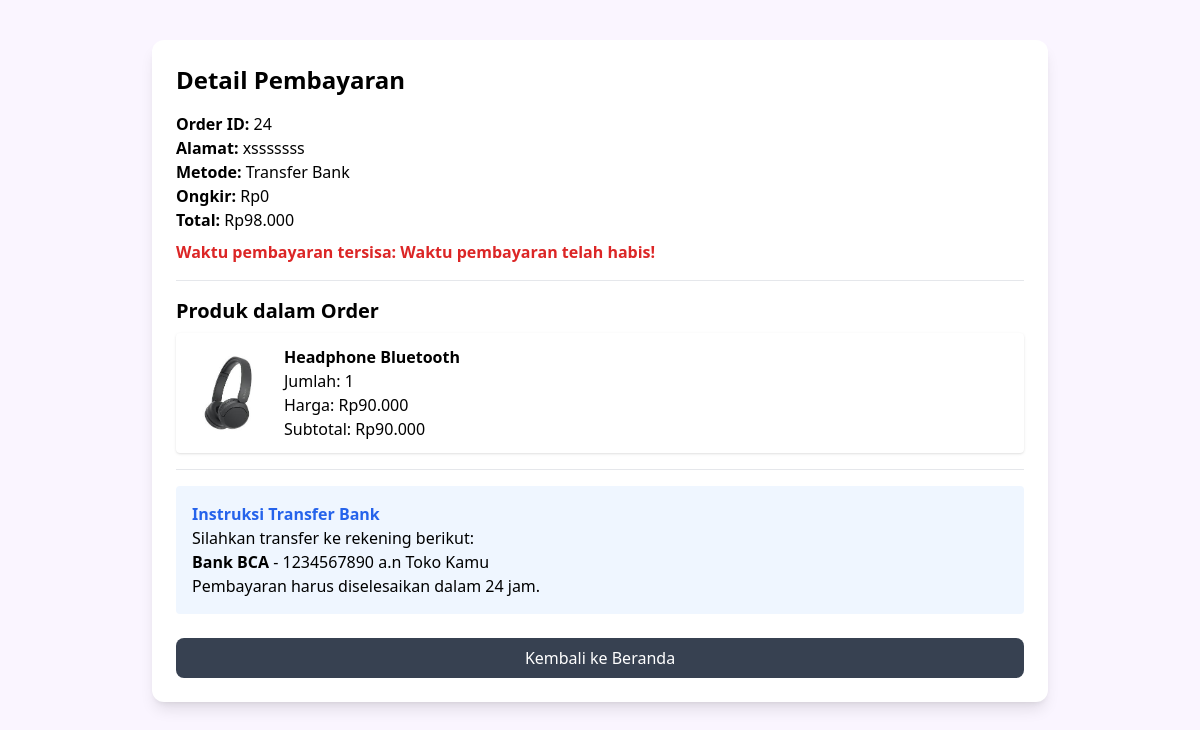
The page /payment_detail.php?order_id=24 (signed in) on the database its author committed.
### tables this page shows
CREATE TABLE `orders` (
  `id` int(11) NOT NULL,
  `user_id` int(11) NOT NULL,
  `username` varchar(100) DEFAULT NULL,
  `nama_penerima` varchar(100) DEFAULT NULL,
  `hp_penerima` varchar(20) DEFAULT NULL,
  `alamat_penerima` text DEFAULT NULL,
  `kota_toko` varchar(100) DEFAULT NULL,
  `kota_tujuan` varchar(100) DEFAULT NULL,
  `ongkir` int(11) DEFAULT 0,
  `total_akhir` int(11) DEFAULT 0,
  `metode` varchar(50) DEFAULT NULL,
  `status` varchar(50) DEFAULT 'pending',
  `created_at` timestamp NOT NULL DEFAULT current_timestamp(),
  `total_belanja` int(11) NOT NULL DEFAULT 0
);

CREATE TABLE `order_items` (
  `id` int(11) NOT NULL,
  `order_id` int(11) DEFAULT NULL,
  `product_id` int(11) DEFAULT NULL,
  `qty` int(11) NOT NULL,
  `price` int(11) DEFAULT NULL
);

CREATE TABLE `products` (
  `id` int(11) NOT NULL,
  `category_id` int(11) DEFAULT NULL,
  `name` varchar(150) DEFAULT NULL,
  `price` int(11) DEFAULT NULL,
  `promo_price` int(11) DEFAULT NULL,
  `description` text DEFAULT NULL,
  `image` varchar(255) DEFAULT NULL,
  `is_promo` tinyint(1) NOT NULL DEFAULT 0,
  `category` varchar(100) NOT NULL,
  `store_area` varchar(100) DEFAULT 'Depok'
);

### payment_detail.php (the view, shortened to what this page needs)
<?php
include 'config.php';
$order_id = intval($_GET['order_id'] ?? 0);
$order_q = mysqli_query($conn, "SELECT * FROM orders WHERE id=$order_id AND user_id={$_SESSION['user_id']}");
$order = mysqli_fetch_assoc($order_q);
$items_q = mysqli_query($conn, "
    SELECT oi.qty, oi.price, p.name, p.image
    FROM order_items oi
    JOIN products p ON oi.product_id = p.id
    WHERE oi.order_id = $order_id
");
?>
<!DOCTYPE html>
<html lang="id">
<head>
<script src="https://cdn.tailwindcss.com"></script>
</head>
<body class="bg-purple-50 min-h-screen">
<div class="max-w-4xl mx-auto mt-10 p-6 bg-white rounded-xl shadow-lg">
<h1 class="text-2xl font-bold text-ugpurple mb-4">Detail Pembayaran</h1>
<p><strong>Order ID:</strong> <?= $order['id']; ?></p>
<p><strong>Alamat:</strong> <?= $order['alamat_penerima']; ?></p>
<p><strong>Metode:</strong> <?= $order['metode']; ?></p>
<p><strong>Ongkir:</strong> Rp<?= number_format($order['ongkir'],0,',','.'); ?></p>
<p><strong>Total:</strong> Rp<?= number_format($order['total_akhir'],0,',','.'); ?></p>
<p class="text-red-600 font-semibold mt-2">
    Waktu pembayaran tersisa: <span id="countdown"></span>
</p>
<hr class="my-4">
<h2 class="text-xl font-bold mb-2">Produk dalam Order</h2>
<?php while($item = mysqli_fetch_assoc($items_q)): ?>
<div class="flex items-center mb-3 bg-white shadow rounded p-3">
    <img src="assets/img/<?= $item['image'] ?>" class="w-20 h-20 object-cover rounded mr-4">
    <div class="flex-1">
        <p class="font-semibold"><?= $item['name'] ?></p>
        <p>Jumlah: <?= $item['qty'] ?></p>
        <p>Harga: Rp<?= number_format($item['price'],0,',','.') ?></p>
        <p>Subtotal: Rp<?= number_format($item['qty']*$item['price'],0,',','.') ?></p>
    </div>
</div>
<?php endwhile; ?>
<hr class="my-4">
<?php if (in_array(strtolower($order['metode']), ['transfer bank','transfer'])): ?>
<div class="bg-blue-50 p-4 rounded mb-4">
    <h3 class="font-bold text-blue-600">Instruksi Transfer Bank</h3>
    <p>Silahkan transfer ke rekening berikut:</p>
    <p><b>Bank BCA</b> - 1234567890 a.n Toko Kamu</p>
    <p>Pembayaran harus diselesaikan dalam 24 jam.</p>
</div>
<?php endif; ?>
<a href="index.php" class="block mt-6 bg-gray-700 text-white text-center py-2 rounded-lg hover:bg-gray-800">Kembali ke Beranda</a>
</div>
</body>
</html>

### rows shown on the page
orders: id "24", alamat_penerima "xsssssss", metode "Transfer Bank", ongkir "0", total_akhir "98.000"
order_items: product.image (picture), product.name "Headphone Bluetooth", qty "1", price "90.000", $item['qty']*$item['price'] "90.000"
